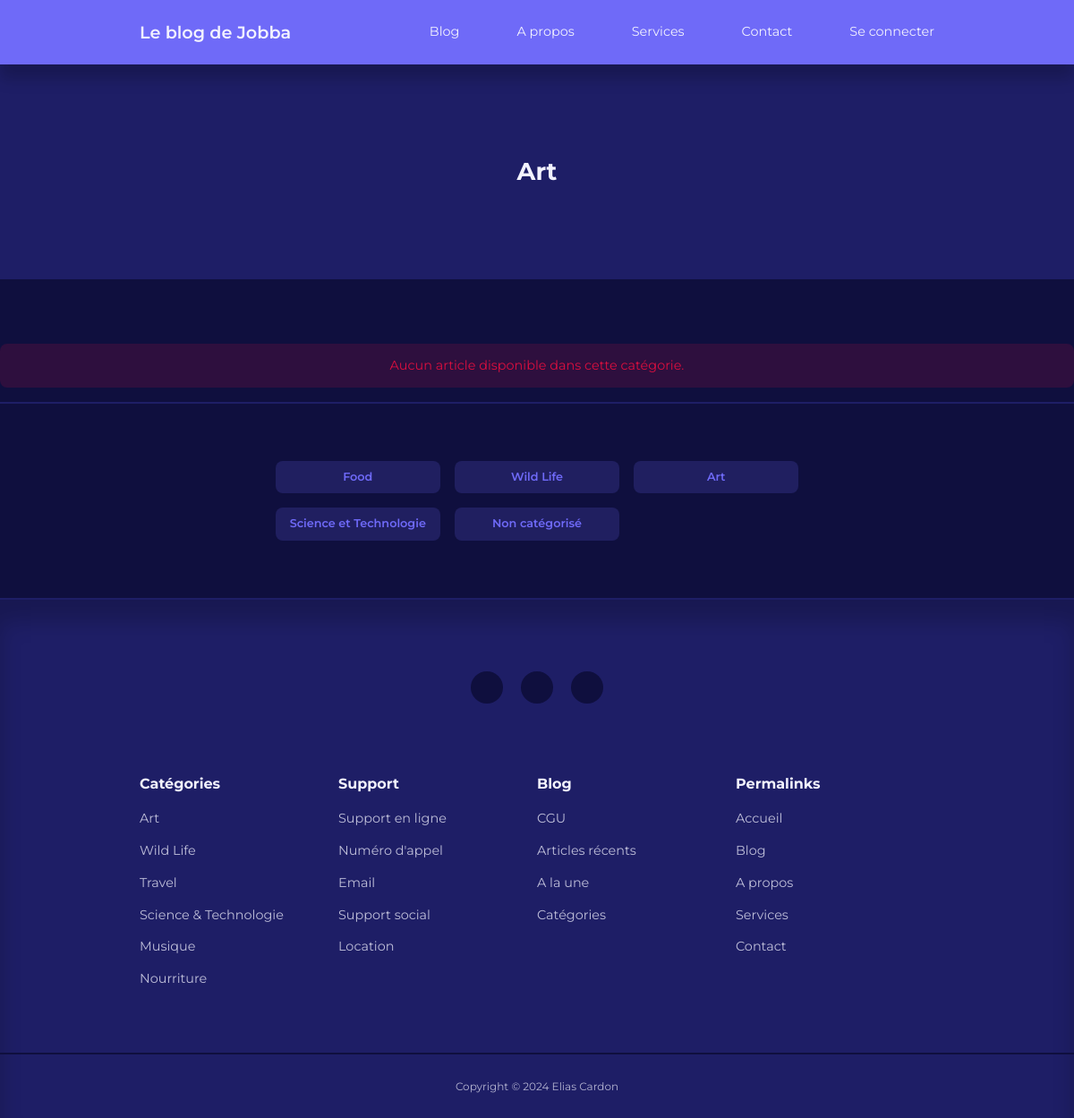
/category-post.php?id=3, run on an earlier commit of the app's database.
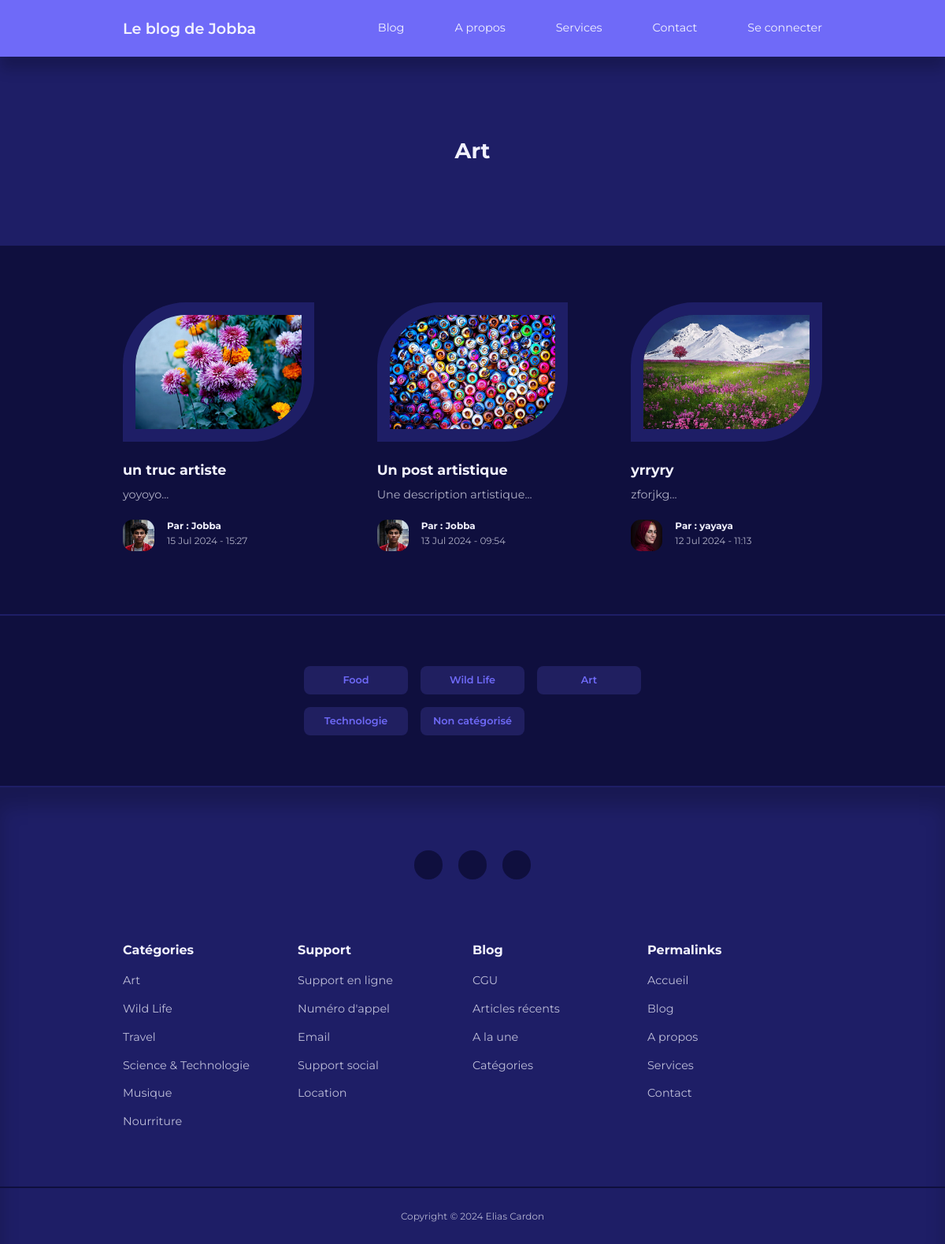
And on a later commit of the database.
### tables this page shows
CREATE TABLE IF NOT EXISTS `categories` (
  `id` int UNSIGNED NOT NULL AUTO_INCREMENT,
  `title` varchar(50) NOT NULL,
  `description` text NOT NULL,
  PRIMARY KEY (`id`)
);

CREATE TABLE IF NOT EXISTS `posts` (
  `id` int UNSIGNED NOT NULL AUTO_INCREMENT,
  `title` varchar(255) NOT NULL,
  `body` text NOT NULL,
  `thumbnail` varchar(255) NOT NULL,
  `date_time` timestamp NOT NULL DEFAULT CURRENT_TIMESTAMP,
  `category_id` int UNSIGNED DEFAULT NULL,
  `author_id` int UNSIGNED NOT NULL,
  `is_featured` tinyint(1) NOT NULL,
  PRIMARY KEY (`id`),
  KEY `FK_blog_category` (`category_id`),
  KEY `FK_blog_author` (`author_id`)
);

CREATE TABLE IF NOT EXISTS `users` (
  `id` int UNSIGNED NOT NULL AUTO_INCREMENT,
  `firstname` varchar(50) NOT NULL,
  `lastname` varchar(50) NOT NULL,
  `username` varchar(50) NOT NULL,
  `email` varchar(100) NOT NULL,
  `password` varchar(255) NOT NULL,
  `avatar` varchar(255) NOT NULL,
  `is_admin` tinyint(1) NOT NULL,
  PRIMARY KEY (`id`)
);

### category-post.php (the view, shortened to what this page needs)
<!doctype html>
<?php
include 'backend/partials/header.php';
if (isset($_GET['id'])) {
    $id = filter_var($_GET['id'], FILTER_SANITIZE_NUMBER_INT);
    $query = "SELECT * FROM posts WHERE category_id = $id ORDER BY date_time DESC";
    $posts = mysqli_query($connection, $query);
} else {
    header('location : ' . ROOT_URL . 'blog.php');
    die();
}
?>
<header class="category__title">
    <h2>
        <?php
        $category_query = "SELECT * FROM categories WHERE id = $id";
        $category_result = mysqli_query($connection, $category_query);
        $category = mysqli_fetch_assoc($category_result);
        echo $category['title'];
        ?>
    </h2>
</header>
<?php if (mysqli_num_rows($posts) > 0) : ?>
<section class="posts">
    <div class="container posts__container">
        <?php while ($post = mysqli_fetch_assoc($posts)) : ?>
            <article class="post">
                <div class="post__thumbnail">
                    <img src="<?= ROOT_URL ?>frontend/assets/images/<?= $post['thumbnail'] ?>"
                         alt="Image de l'article">
                </div>
                <div class="post__info">
                    <h3 class="post__title">
                        <a href="<?= ROOT_URL ?>post.php?id=<?= $post['id'] ?>">
                            <?= $post['title'] ?>
                        </a>
                    </h3>
                    <p class="post__body">
                        <?= substr($post['body'], 0, 150) ?>...
                    </p>
                    <div class="post__author">
                        <?php
                        $author_id = $post['author_id'];
                        $author_query = "SELECT * FROM users WHERE id = $author_id";
                        $author_result = mysqli_query($connection, $author_query);
                        $author = mysqli_fetch_assoc($author_result);
                        ?>
                        <div class="post__author-avatar">
                            <img src="frontend/assets/images/<?= $author['avatar'] ?>"
                                 alt="Avatar de l'auteur de l'article">
                        </div>
                        <div class="post__author-info">
                            <h5>Par : <?= "{$author['username']}" ?></h5>
                            <small><?= date("d M Y - H:i", strtotime($post['date_time'])) ?></small>
                        </div>
                    </div>
                </div>
            </article>
        <?php endwhile; ?>
    </div>
</section>
<?php else: ?>
<div class="alert__message error lg">
    <p>Aucun article disponible dans cette catégorie.</p>
</div>
<?php endif; ?>
<section class="category__buttons">
    <div class="container category__buttons-container">
        <?php
        $all_categories_query = "SELECT * FROM categories";
        $all_categories = mysqli_query($connection, $all_categories_query);
        ?>
        <?php while ($category = mysqli_fetch_assoc($all_categories)) : ?>
            <a href="<?= ROOT_URL ?>category-post.php?id=<?= $category['id'] ?>"
               class="category__button"><?= $category['title'] ?></a>
        <?php endwhile; ?>
    </div>
</section>
<?php
include 'backend/partials/footer.php';
?>
</body>
</html>

What changed in the data, as far as the page shows it:
removed categories: title "Science et Technologie"
added posts: thumbnail (picture), title "un truc artiste", body "yoyoyo", author.avatar (picture), author.username "Jobba", date_time "15 Jul 2024 - 15:27"
added posts: thumbnail (picture), title "Un post artistique", body "Une description artistique", author.avatar (picture), author.username "Jobba", date_time "13 Jul 2024 - 09:54"
added posts: thumbnail (picture), title "yrryry", body "zforjkg", author.avatar (picture), author.username "yayaya", date_time "12 Jul 2024 - 11:13"
added categories: title "Technologie"
Also different on the page:
text no longer shown: "Aucun article disponible dans cette catégorie."
